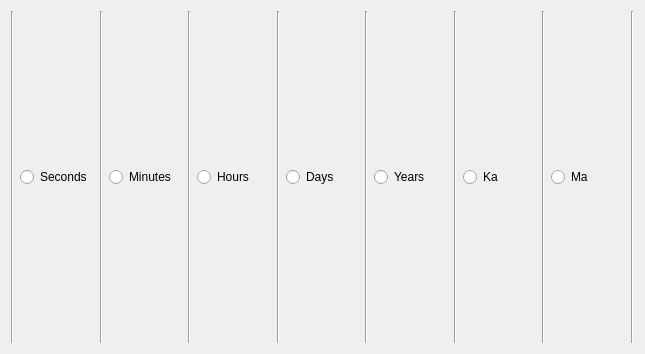
<?xml version="1.0" encoding="UTF-8"?>
<ui version="4.0">
 <class>Form</class>
 <widget class="QWidget" name="Form">
  <property name="geometry">
   <rect>
    <x>0</x>
    <y>0</y>
    <width>645</width>
    <height>354</height>
   </rect>
  </property>
  <property name="windowTitle">
   <string>Form</string>
  </property>
  <layout class="QHBoxLayout" name="horizontalLayout_2">
   <item>
    <widget class="Line" name="line_5">
     <property name="orientation">
      <enum>Qt::Orientation::Vertical</enum>
     </property>
    </widget>
   </item>
   <item>
    <layout class="QHBoxLayout" name="horizontalLayout">
     <item>
      <widget class="QRadioButton" name="secs">
       <property name="text">
        <string>Seconds</string>
       </property>
      </widget>
     </item>
     <item>
      <widget class="Line" name="line">
       <property name="orientation">
        <enum>Qt::Orientation::Vertical</enum>
       </property>
      </widget>
     </item>
     <item>
      <widget class="QRadioButton" name="mins">
       <property name="text">
        <string>Minutes</string>
       </property>
      </widget>
     </item>
     <item>
      <widget class="Line" name="line_2">
       <property name="orientation">
        <enum>Qt::Orientation::Vertical</enum>
       </property>
      </widget>
     </item>
     <item>
      <widget class="QRadioButton" name="hours">
       <property name="text">
        <string>Hours</string>
       </property>
      </widget>
     </item>
     <item>
      <widget class="Line" name="line_3">
       <property name="orientation">
        <enum>Qt::Orientation::Vertical</enum>
       </property>
      </widget>
     </item>
     <item>
      <widget class="QRadioButton" name="days">
       <property name="text">
        <string>Days</string>
       </property>
      </widget>
     </item>
     <item>
      <widget class="Line" name="line_7">
       <property name="orientation">
        <enum>Qt::Orientation::Vertical</enum>
       </property>
      </widget>
     </item>
     <item>
      <widget class="QRadioButton" name="years">
       <property name="text">
        <string>Years</string>
       </property>
      </widget>
     </item>
     <item>
      <widget class="Line" name="line_8">
       <property name="orientation">
        <enum>Qt::Orientation::Vertical</enum>
       </property>
      </widget>
     </item>
     <item>
      <widget class="QRadioButton" name="ka">
       <property name="text">
        <string>Ka</string>
       </property>
      </widget>
     </item>
     <item>
      <widget class="Line" name="line_4">
       <property name="orientation">
        <enum>Qt::Orientation::Vertical</enum>
       </property>
      </widget>
     </item>
     <item>
      <widget class="QRadioButton" name="ma">
       <property name="text">
        <string>Ma</string>
       </property>
      </widget>
     </item>
    </layout>
   </item>
   <item>
    <widget class="Line" name="line_6">
     <property name="orientation">
      <enum>Qt::Orientation::Vertical</enum>
     </property>
    </widget>
   </item>
  </layout>
 </widget>
 <resources/>
 <connections/>
</ui>
